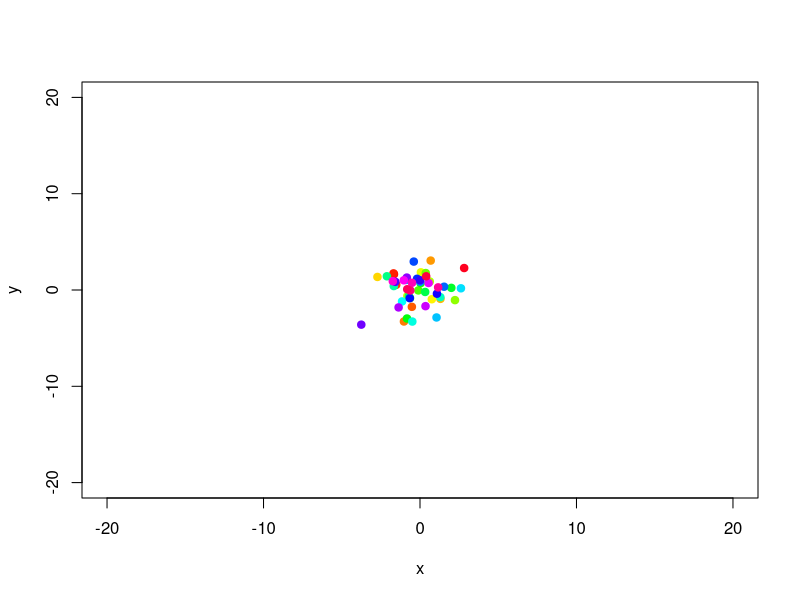
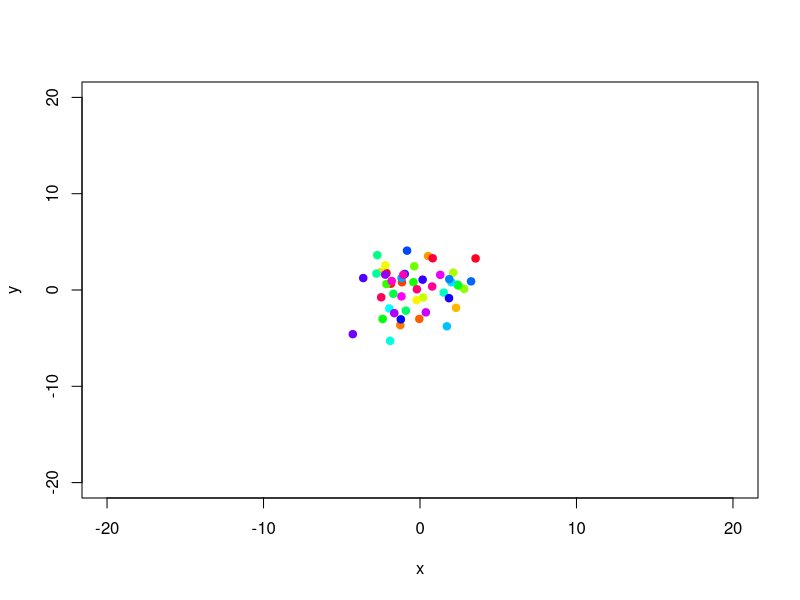
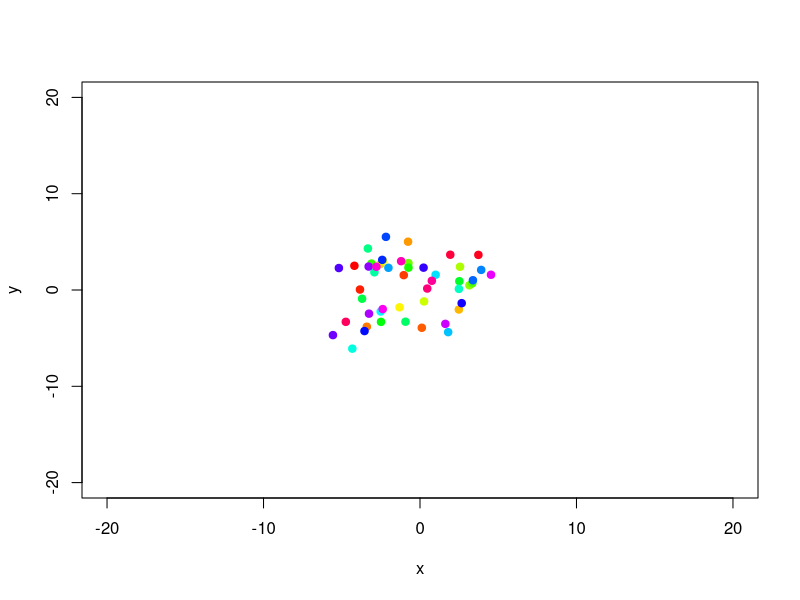
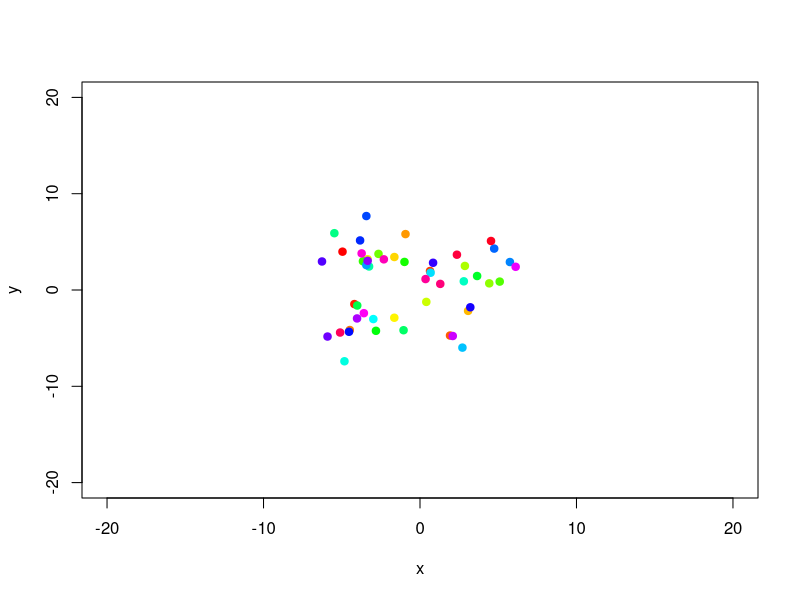
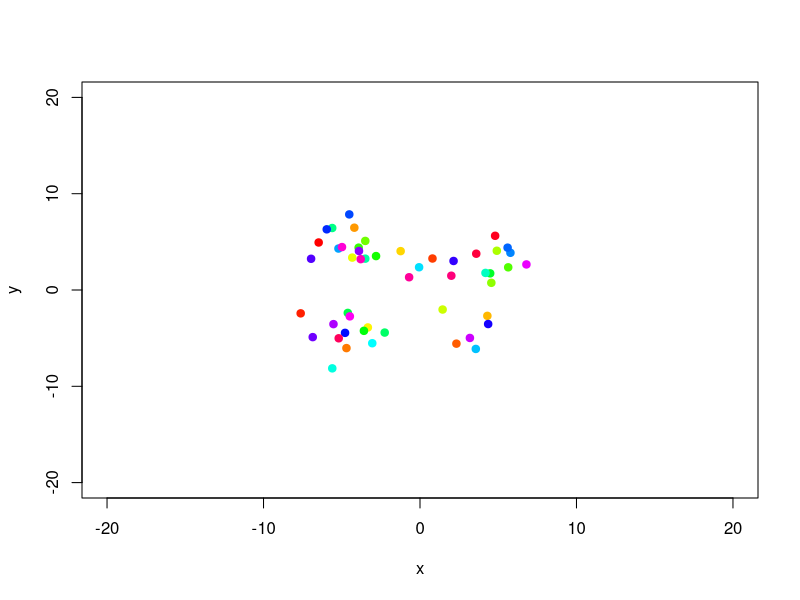
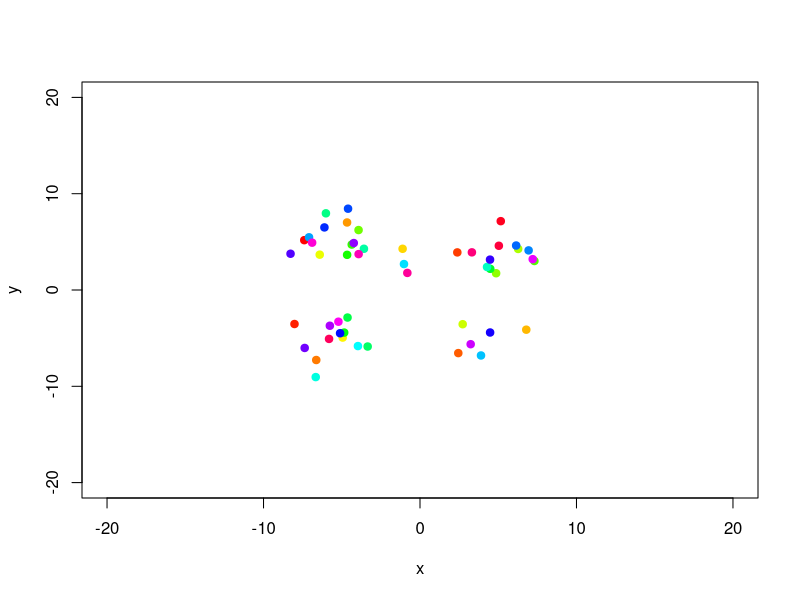
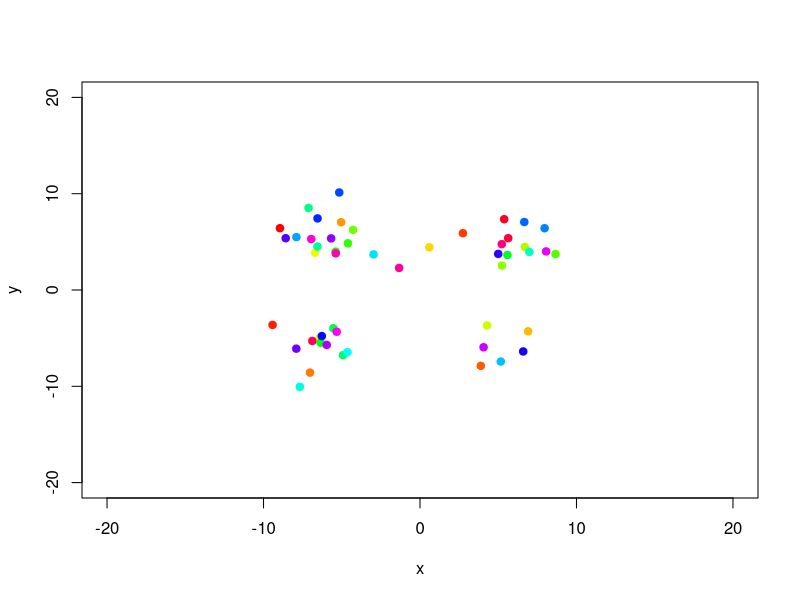
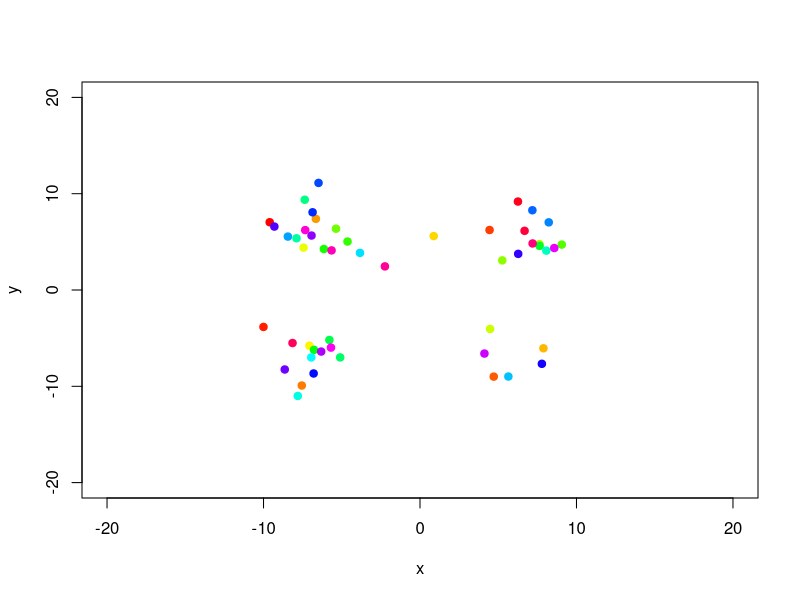

Write the R code that produced these figures, in order.
####################################################################
# This has reminded me of bees I saw on my way to school in the
# village when I was a little child...
####################################################################

# number of bees
n = 50
# maximum number of frames
nmax = 3000
# locations
x = rnorm(n)
y = rnorm(n)
# directions
rx = sample(c(-1, 1), n, TRUE)
ry = sample(c(-1, 1), n, TRUE)
# range of the square
r = 20
op = par(pch = 19)
for (i in 1:nmax) {
    rx[x >= r] = -1
    rx[x <= -r] = 1
    ry[y >= r] = -1
    ry[y <= -r] = 1
    x = x + abs(rnorm(n)) * rx
    y = y + abs(rnorm(n)) * ry
    plot(x, y, xlim = c(-r, r), ylim = c(-r, r), col = rainbow(n))
} 
par(op)
